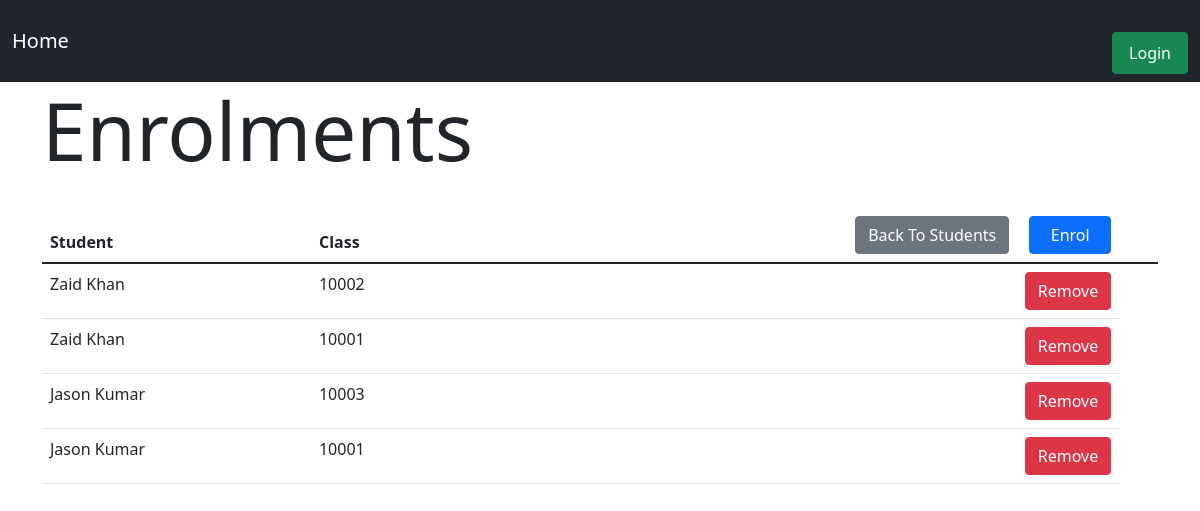
The app's page /students/enrolments with its own data.
### gradebook/models.py (models this page shows, shortened)
class StudentEnrolment(models.Model):
    student = models.ForeignKey(Student, on_delete=models.CASCADE)
    class1 = models.ForeignKey(Class, on_delete=models.CASCADE)
    grade = models.PositiveIntegerField(validators=[MaxValueValidator(100)], blank=True, null=True)
    enrollTime = models.DateTimeField(auto_now_add=True)
    gradeTime = models.DateTimeField(blank=True, null=True)

class Student(models.Model):
    user = models.OneToOneField(User, null=True, on_delete=models.CASCADE)
    studentID = models.PositiveIntegerField(null=False, blank=False, unique=True)
    firstName = models.CharField(max_length=50, null=False, blank=False)
    lastName = models.CharField(max_length=50, null=False, blank=False)
    email = models.EmailField(max_length=254, null=False, blank=False)
    dateOfBirth = models.DateField(null=False, blank=False)
    def __str__(self):
        return self.firstName + " " + self.lastName

class Class(models.Model):
    number = models.PositiveIntegerField(null=False, blank=False)
    semester = models.ForeignKey(Semester, on_delete=models.CASCADE)
    course = models.ForeignKey(Course, on_delete=models.CASCADE)
    lecturer = models.ForeignKey(Lecturer, on_delete=models.CASCADE, blank=True, null=True)
    def __str__(self):
        return str(self.number)

### gradebook/views.py (the view)
# urls.py: path('students/enrolments', ListStudentEnrolmentView.as_view(), name='list_student_enrolment'),
class ListStudentEnrolmentView(ListView):
    model = StudentEnrolment
    template_name = 'student/enrolment/list_student_enrolment.html'

### gradebook/templates/student/enrolment/list_student_enrolment.html (shortened to what this page needs)
{% extends "base.html" %}
{% block content %}
    <h1 class="display-1" style="margin-bottom: 30px">Enrolments</h1>
    <table class="table">
  <thead>
    <tr>
      <th scope="col">Student</th>
      <th scope="col">Class</th>
      <th>
          <a href="{% url "enrol_student" %}" class="btn btn-primary" style="float: right;width: 82px">Enrol</a>
          <a href="{% url "list_students" %}" class="btn btn-secondary" style="float: right;margin-right: 20px">Back To Students</a>
      </th>
      <th></th>
    </tr>
  </thead>
  <tbody>
  {% for enrolment in object_list %}
    <tr>
      <td>{{ enrolment.student }}</td>
      <td>{{ enrolment.class1 }}</td>
      <td>
          <a href="{% url "remove_student_enrolment" enrolment.id %}" class="btn btn-danger" style="float: right">Remove</a>
      </td>
    </tr>
  {% endfor %}
  </tbody>
</table>
{% endblock %}

### records on screen
StudentEnrolment: student "Zaid Khan", class1 "10002"
StudentEnrolment: student "Zaid Khan", class1 "10001"
StudentEnrolment: student "Jason Kumar", class1 "10003"
StudentEnrolment: student "Jason Kumar", class1 "10001"
